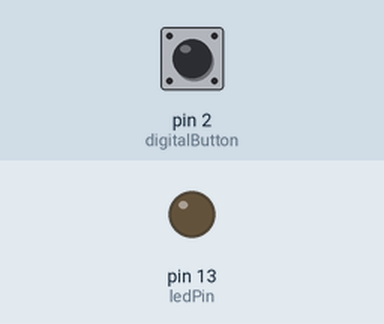
Recording of a sketch running on a simulated Arduino Uno, built with avr-gcc and run on an emulated ATmega328P. On the bench: output pins drawn as LEDs (lit = HIGH). The inputs (shaded band) are chosen by the test bench; at power-on: pin 2 (digitalButton) LOW.

Above: at 1.3 s.
1.4 s: pin 2 (digitalButton) pulled HIGH for 0.3 s
At 1.9 s:
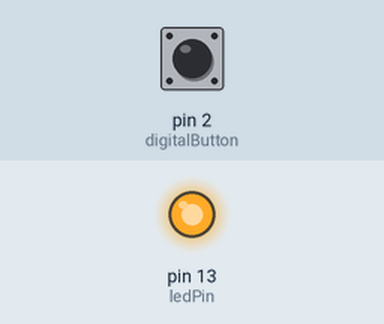
3.5 s: pin 2 (digitalButton) pulled HIGH for 3.2 s
At 7.4 s:
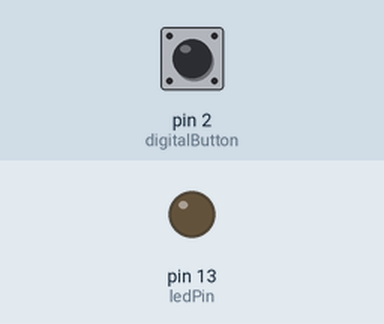
Timing chart, 0 to 8.9 s (numbered marks = the images above; inputs shaded):
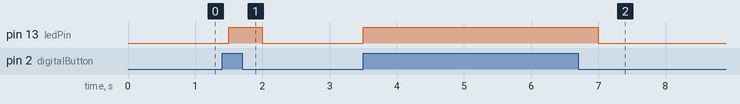

The sketch:

Kod.ino
```cpp
bool isSitting = false;
int digitalButton = 2;
int ledPin = 13;
int initialSittingMoment; // in seconds
int initialStandingMoment; // in seconds

int maxSittingDuration = 5; // in seconds
int maxStandingDuration = 10; // in seconds

void setup() {
  Serial.begin(9600);
  // put your setup code here, to run once:
  pinMode(digitalButton,INPUT);
  pinMode(ledPin, OUTPUT);
}

void loop() {
  //Serial.println(millis()/1000);
  if(digitalRead(digitalButton)==HIGH && !isSitting){
    // a person is sitting on the chair
    initialSittingMoment = millis()/1000;
    isSitting = true;
    digitalWrite(ledPin,HIGH);
  }
  if(digitalRead(digitalButton)==LOW && isSitting) {
    // a person is standing
    initialStandingMoment = millis()/1000;
    isSitting = false;
    digitalWrite(ledPin,LOW);
  }
  //Serial.print("initialSittingMoment : ");
  //Serial.println(initialSittingMoment);
  //Serial.print("initialStandingMoment : ");
  //Serial.println(initialStandingMoment);

  int durationPassed = millis() / 1000;

  if((durationPassed - initialSittingMoment > maxSittingDuration) && isSitting){
    //the moment we should tell the person to leave
    Serial.println("Goodbye darling");
  }

  if((durationPassed - initialStandingMoment > maxStandingDuration) && !isSitting){
    //the moment we should tell the person to come
    Serial.println("Come back darling");
  }

  delay(500);

}
```

Measured:
- after the input at 1.4 s, pin 13 (ledPin): LOW → HIGH after 0.10 s, → LOW 0.50 s later
- after the input at 3.5 s, pin 13 (ledPin): LOW → HIGH at once, → LOW 3.5 s later
